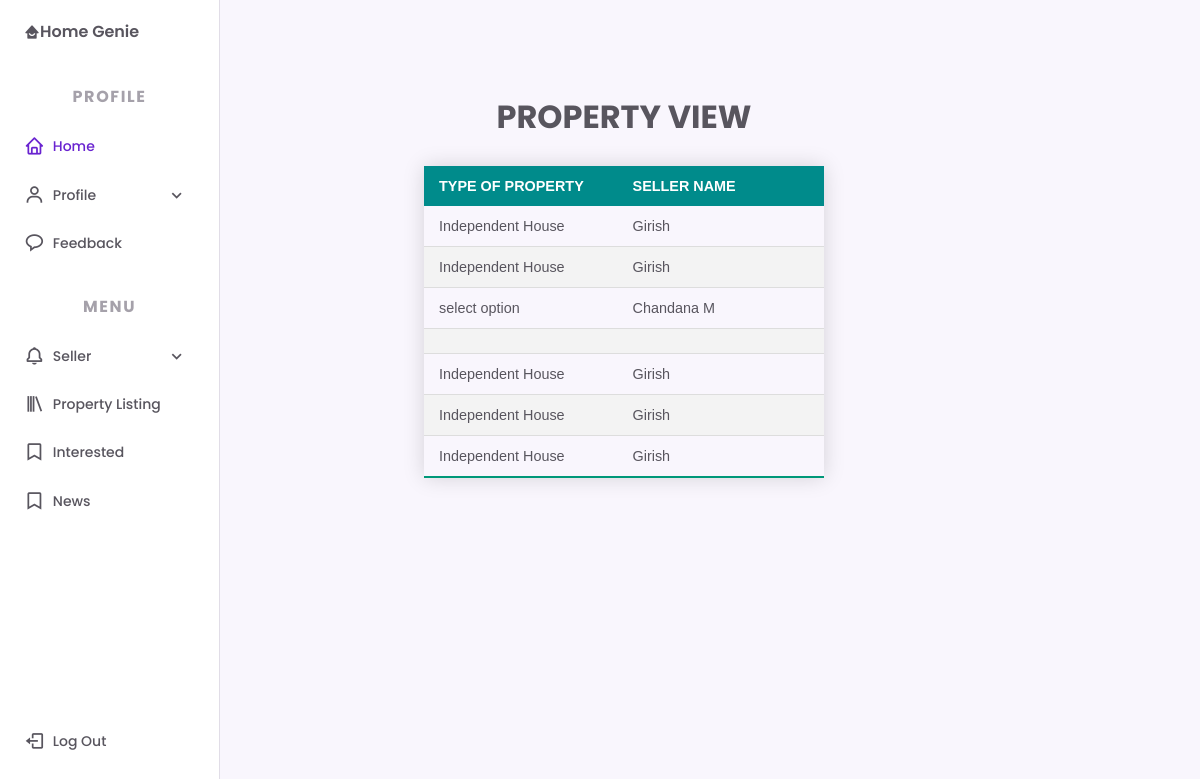
The app's page /myaccount.php (signed in) with its own data.
### tables this page shows
CREATE TABLE `interested` (
  `user_id` varchar(15) NOT NULL,
  `property_id` int(50) NOT NULL,
  `logintime` datetime NOT NULL DEFAULT current_timestamp()
);

CREATE TABLE `property` (
  `property_id` int(25) NOT NULL,
  `user_id` varchar(15) NOT NULL,
  `admin_id` varchar(15) NOT NULL,
  `seller_name` varchar(25) NOT NULL,
  `city` varchar(25) NOT NULL,
  `type_of_property` varchar(25) NOT NULL,
  `no_of_bedroom` varchar(20) NOT NULL,
  `no_of_bathroom` varchar(20) NOT NULL,
  `other_rooms` varchar(20) NOT NULL,
  `balconies` varchar(20) NOT NULL,
  `parking` varchar(20) NOT NULL,
  `total_no_of_floor` varchar(20) NOT NULL,
  `floor_no` varchar(20) NOT NULL,
  `availability_status` varchar(20) NOT NULL,
  `age_of_property` varchar(20) NOT NULL,
  `images` varchar(300) NOT NULL,
  `special_prop1` longtext NOT NULL,
  `MobileNo` varchar(100) NOT NULL,
  `SIZE_OF_PROPERTY` varchar(100) NOT NULL,
  `COST_OF_THE_PROPERTY` varchar(100) NOT NULL
);

### myaccount.php (the view, shortened to what this page needs)
<!DOCTYPE html>
<html>
<head>
  <link rel="stylesheet" href="https://cdnjs.cloudflare.com/ajax/libs/font-awesome/4.7.0/css/font-awesome.min.css">
  <link rel="stylesheet" href="https://cdnjs.cloudflare.com/ajax/libs/font-awesome/4.7.0/css/font-awesome.min.css">
        <link rel="stylesheet" href="https://cdn.jsdelivr.net/npm/boxicons@latest/css/boxicons.min.css">
        <link rel="stylesheet" href="assets1/css/styles.css">
</head>
<body>
             <center>
            <div class="form-wrap">
               <h1>PROPERTY VIEW</h1>
        <table class="styled-table" cellpadding="8" action="interested.php" method="post">
          <thead>
        <tr>
            <td width="150"><strong>TYPE OF PROPERTY</strong></td>
            <td width="160"><strong>SELLER NAME</strong></td>
        </tr>
      </thead>
  <?php
         $conn= mysqli_connect("localhost","root","","realestate");
             $user_id=$_SESSION['user_id'];
             $sql= "SELECT * FROM interested WHERE user_id='$user_id' ";
             $result= mysqli_query($conn, $sql);
                if (mysqli_num_rows($result) > 0)
                    while($row = mysqli_fetch_assoc($result))
                    {
                      $sql1="SELECT property_id,seller_name,city,type_of_property,no_of_bedroom,no_of_bathroom,other_rooms,balconies,parking,total_no_of_floor,floor_no,availability_status,age_of_property,special_prop1 FROM property WHERE property_id=".$row['property_id'];
                      $result1=mysqli_query($conn,$sql1);
                      $row1=mysqli_fetch_assoc($result1);
                    ?>
                     <tr>
                       <td><?php echo $row1['type_of_property']; ?></td>
                       <td><?php echo $row1['seller_name']; ?></td>
                     </tr>
                    <?php
                    }
                echo "</table>";
        ?>
      <div class="nav" id="navbar">
            <nav class="nav__container">
                <div>
                    <a href="userdashboard.php" class="nav__link nav__logo">
                       <i class='bx bxs-home-smile'></i>
                        <span class="nav__logo-name">Home Genie</span>
                    </a>
                    <div class="nav__list">
                        <div class="nav__items">
                            <h3 class="nav__subtitle">Profile</h3>
                            <a href="userdashboard.php" class="nav__link active">
                                <i class='bx bx-home nav__icon' ></i>
                                <span class="nav__name">Home</span>
                            </a>
                            <div class="nav__dropdown">
                                <a href="userviewprofile.php" class="nav__link">
                                    <i class='bx bx-user nav__icon' ></i>
                                    <span class="nav__name">Profile</span>
                                    <i class='bx bx-chevron-down nav__icon nav__dropdown-icon'></i>
                                </a>
                            </div>
                            <a href="feed.php" class="nav__link">
                                <i class='bx bx-message-rounded nav__icon' ></i>
                                <span class="nav__name">Feedback</span>
                            </a>
                        </div>
                        <div class="nav__items">
                            <h3 class="nav__subtitle">Menu</h3>
                            <div class="nav__dropdown">
                                <a href="#" class="nav__link">
                                    <i class='bx bx-bell nav__icon' ></i>
                                    <span class="nav__name">Seller</span>
                                    <i class='bx bx-chevron-down nav__icon nav__dropdown-icon'></i>
                                </a>
                            </div>
                            <a href="cart.php" class="nav__link">
                                <i class='bx bx-library nav__icon' ></i>
                                <span class="nav__name">Property Listing</span>
                            </a>
                            <a href="myaccount.php" class="nav__link">
                                <i class='bx bx-bookmark nav__icon' ></i>
                                <span class="nav__name">Interested</span>
                                 <a href="usersideb1.php" class="nav__link">
                                <i class='bx bx-bookmark nav__icon' ></i>
                                <span class="nav__name">News</span>
                            </a>
                            </a>
                        </div>
                    </div>
                </div>
                <a href="index.html" class="nav__link nav__logout">
                    <i class='bx bx-log-out nav__icon' ></i>
                    <span class="nav__name">Log Out</span>
                </a>
            </nav>
        </div>
</div>
      </center>
</html>

### assets1/css/styles.css (style rules this page uses)
:root { --header-height: 3.5rem; --nav-width: 219px; --first-color: #6923D0; --first-color-light: #F4F0FA; --title-color: #19181B; --text-color: #58555E; --text-color-light: #A5A1AA; --body-color: #F9F6FD; --container-color: #FFFFFF; --body-font: 'Poppins', sans-serif; --normal-font-size: .938rem; --small-font-size: .75rem; --smaller-font-size: .75rem; --font-medium: 500; --font-semi-bold: 600; --z-fixed: 100; }
@media screen and (min-width: 1024px) { :root { --normal-font-size: 1rem; --small-font-size: .875rem; --smaller-font-size: .813rem; } }
body { margin: var(--header-height) 0 0 0; padding: 1rem 1rem 0; font-family: var(--body-font); font-size: var(--normal-font-size); background-color: var(--body-color); color: var(--text-color); }
h3 { margin: 0; }
a { text-decoration: none; }
.nav { position: fixed; top: 0; left: -100%; height: 100vh; padding: 1rem 1rem 0; background-color: var(--container-color); box-shadow: 1px 0 0 rgba(22, 8, 43, 0.1); z-index: var(--z-fixed); transition: .4s; }
.nav__container { height: 100%; display: flex; flex-direction: column; justify-content: space-between; padding-bottom: 3rem; overflow: auto; scrollbar-width: none; }
.nav__logo { font-weight: var(--font-semi-bold); margin-bottom: 2.5rem; }
.nav__list, .nav__items { display: grid; }
.nav__list { row-gap: 2.5rem; }
.nav__items { row-gap: 1.5rem; }
.nav__subtitle { font-size: var(--normal-font-size); text-transform: uppercase; letter-spacing: .1rem; color: var(--text-color-light); }
.nav__link { display: flex; align-items: center; color: var(--text-color); }
.nav__icon { font-size: 1.2rem; margin-right: .5rem; }
.nav__name { font-size: var(--small-font-size); font-weight: var(--font-medium); white-space: nowrap; }
.nav__logout { margin-top: 5rem; }
.nav__dropdown { overflow: hidden; max-height: 21px; transition: .4s ease-in-out; }
.nav__dropdown-icon { margin-left: auto; transition: .4s; }
.active { color: var(--first-color); }
@media screen and (min-width: 768px) { body { padding: 1rem 3rem 0 6rem; } }
@media screen and (min-width: 768px) { .nav { left: 0; padding: 1.2rem 1.5rem 0; width: 68px; } }
@media screen and (min-width: 768px) { .nav__items { row-gap: 1.7rem; } }
@media screen and (min-width: 768px) { .nav__icon { font-size: 1.3rem; } }
@media screen and (min-width: 768px) { .nav__logo-name, .nav__name, .nav__subtitle, .nav__dropdown-icon { opacity: 0; transition: .3s; } }

### myaccount.php (style rules this page uses)
.styled-table { border-collapse: collapse; margin: 25px 0; font-size: 0.9em; font-family: sans-serif; min-width: 400px; box-shadow: 0 0 20px rgba(0, 0, 0, 0.15); }
.styled-table thead tr { background-color: #008B8B; color: #ffffff; text-align: left; }
.styled-table th, .styled-table td { padding: 12px 15px; }
.styled-table tbody tr { border-bottom: 1px solid #dddddd; }
.styled-table tbody tr:nth-of-type(even) { background-color: #f3f3f3; }
.styled-table tbody tr:last-of-type { border-bottom: 2px solid #009879; }

### records on screen
interested: property.type_of_property "Independent House", property.seller_name "Girish"
interested: property.type_of_property "Independent House", property.seller_name "Girish"
interested: property.type_of_property "select option", property.seller_name "Chandana M"
interested: property.type_of_property "Independent House", property.seller_name "Girish"
interested: property.type_of_property "Independent House", property.seller_name "Girish"
interested: property.type_of_property "Independent House", property.seller_name "Girish"
